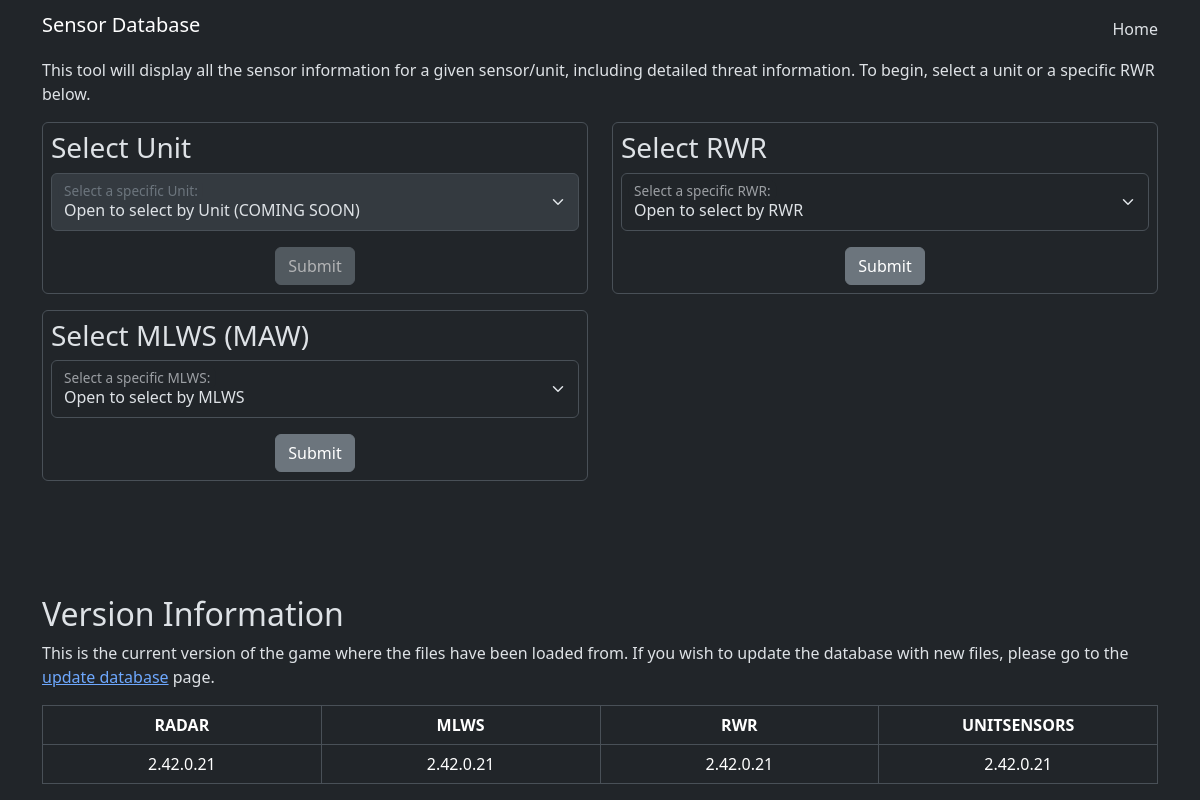
The page / on the database its author committed.
### tables this page shows
CREATE TABLE "VERSIONDATA" (
	"RADAR"	TEXT,
	"RWR"	TEXT,
	"UNITSENSORS"	TEXT,
	"MLWS"	TEXT,
	"UNITCSV"	TEXT,
	"SENSORCSV"	TEXT
);

### _pdo.php (called while the page is built, shortened)
<?php
function PDO_FetchRow($query, $params=null)
{
    global $PDO;
    if (isset($params)) {
        $stmt = $PDO->prepare($query);
        $stmt->execute($params);
    } else {
        $stmt = $PDO->query($query);
    }
    return $stmt->fetch(PDO::FETCH_ASSOC);
}
?>

### index.php (the view, shortened to what this page needs)
<html data-bs-theme="dark">
    <?php
    include "./_head.php";
    ?>
    <div class="container">
        <div class="row">
            <div class="col">
                <p>This tool will display all the sensor information for a given sensor/unit, including detailed threat information. To begin, select a unit or a specific RWR below.</p>
            </div>
        </div>
        <div class="row">
            <div class="col-6">
                <form class="form-group border rounded p-2" action="./unit.php" method="POST">
                    <h3 class="w-auto">Select Unit</h3>
                    <div class="form-floating">
                        <select name='selectedUnit' class="form-select" id="SelectUnit" required disabled>
                            <option value="" selected>Open to select by Unit (COMING SOON)</option>
                        </select>
                        <label for="SelectUnit">Select a specific Unit:</label>
                    </div>
                    <div class="text-center pt-3">
                        <button type="submit" class="btn btn-secondary" disabled>Submit</button>
                    </div>
                </form>
            </div>
            <div class="col-6">
                <form class="form-group border rounded p-2" action="./rwr.php" method="POST">
                    <h3 class="w-auto">Select RWR</h3>
                    <div class="form-floating">
                        <select name='selectedRWR' class="form-select" id="SelectRWR" required>
                            <option value="" selected>Open to select by RWR</option>
                        </select>
                        <label for="SelectRWR">Select a specific RWR:</label>
                    </div>
                    <div class="text-center pt-3">
                        <button type="submit" class="btn btn-secondary">Submit</button>
                    </div>
                </form>
            </div>
            <div class="col-6">
                <form class="form-group border rounded p-2" action="./mlws.php" method="POST">
                    <h3 class="w-auto">Select MLWS (MAW)</h3>
                    <div class="form-floating">
                        <select name='selectedMLWS' class="form-select" id="SelectMLWS" required>
                            <option value="" selected>Open to select by MLWS</option>
                        </select>
                        <label for="SelectMLWS">Select a specific MLWS:</label>
                    </div>
                    <div class="text-center pt-3">
                        <button type="submit" class="btn btn-secondary">Submit</button>
                    </div>
                </form>
            </div>
        </div>
    </div>
    <?php
    include './_version.php';
    ?>
</html>

### _head.php (shortened to what this page needs)
<?php
include "./_pdo.php";
?>
<link href="https://cdn.jsdelivr.net/npm/bootstrap@5.3.3/dist/css/bootstrap.min.css" rel="stylesheet">
<nav class="navbar navbar-expand-lg">
    <div class="container">
        <h1 class="navbar-brand">Sensor Database</h1>
        <a class="nav-item nav-link" href="./index.php">Home</a>
    </div>
</nav>

### _version.php
<?php
$versions = PDO_FetchRow("SELECT * FROM VERSIONDATA");
?>
<div class="fixed-bottom">
    <div class="container">
        <div class="row">
            <h2>Version Information</h2>
            <p>This is the current version of the game where the files have been loaded from. If you wish to update the database with new files, please go to the <a href="./update-database.php">update database</a> page.</p>
            <div class="col">
                <table class="table table-bordered text-center">
                    <thead>
                        <th scope="col" class="col-3">RADAR</th>
                        <th scope="col" class="col-3">MLWS</th>
                        <th scope="col" class="col-3">RWR</th>
                        <th scope="col" class="col-3">UNITSENSORS</th>
                    </thead>
                    <tbody>
                        <tr scope="row">
                        <?php
                            echo '<td>'.$versions['RADAR'].'</td>';
                            echo '<td>'.$versions['MLWS'].'</td>';
                            echo '<td>'.$versions['RWR'].'</td>';
                            echo '<td>'.$versions['UNITSENSORS'].'</td>';
                        ?>
                    </tbody>
                </table>
            </div>
        </div>
    </div>
</div>

### rows shown on the page
versiondata: RADAR "2.42.0.21", MLWS "2.42.0.21", RWR "2.42.0.21", UNITSENSORS "2.42.0.21"
